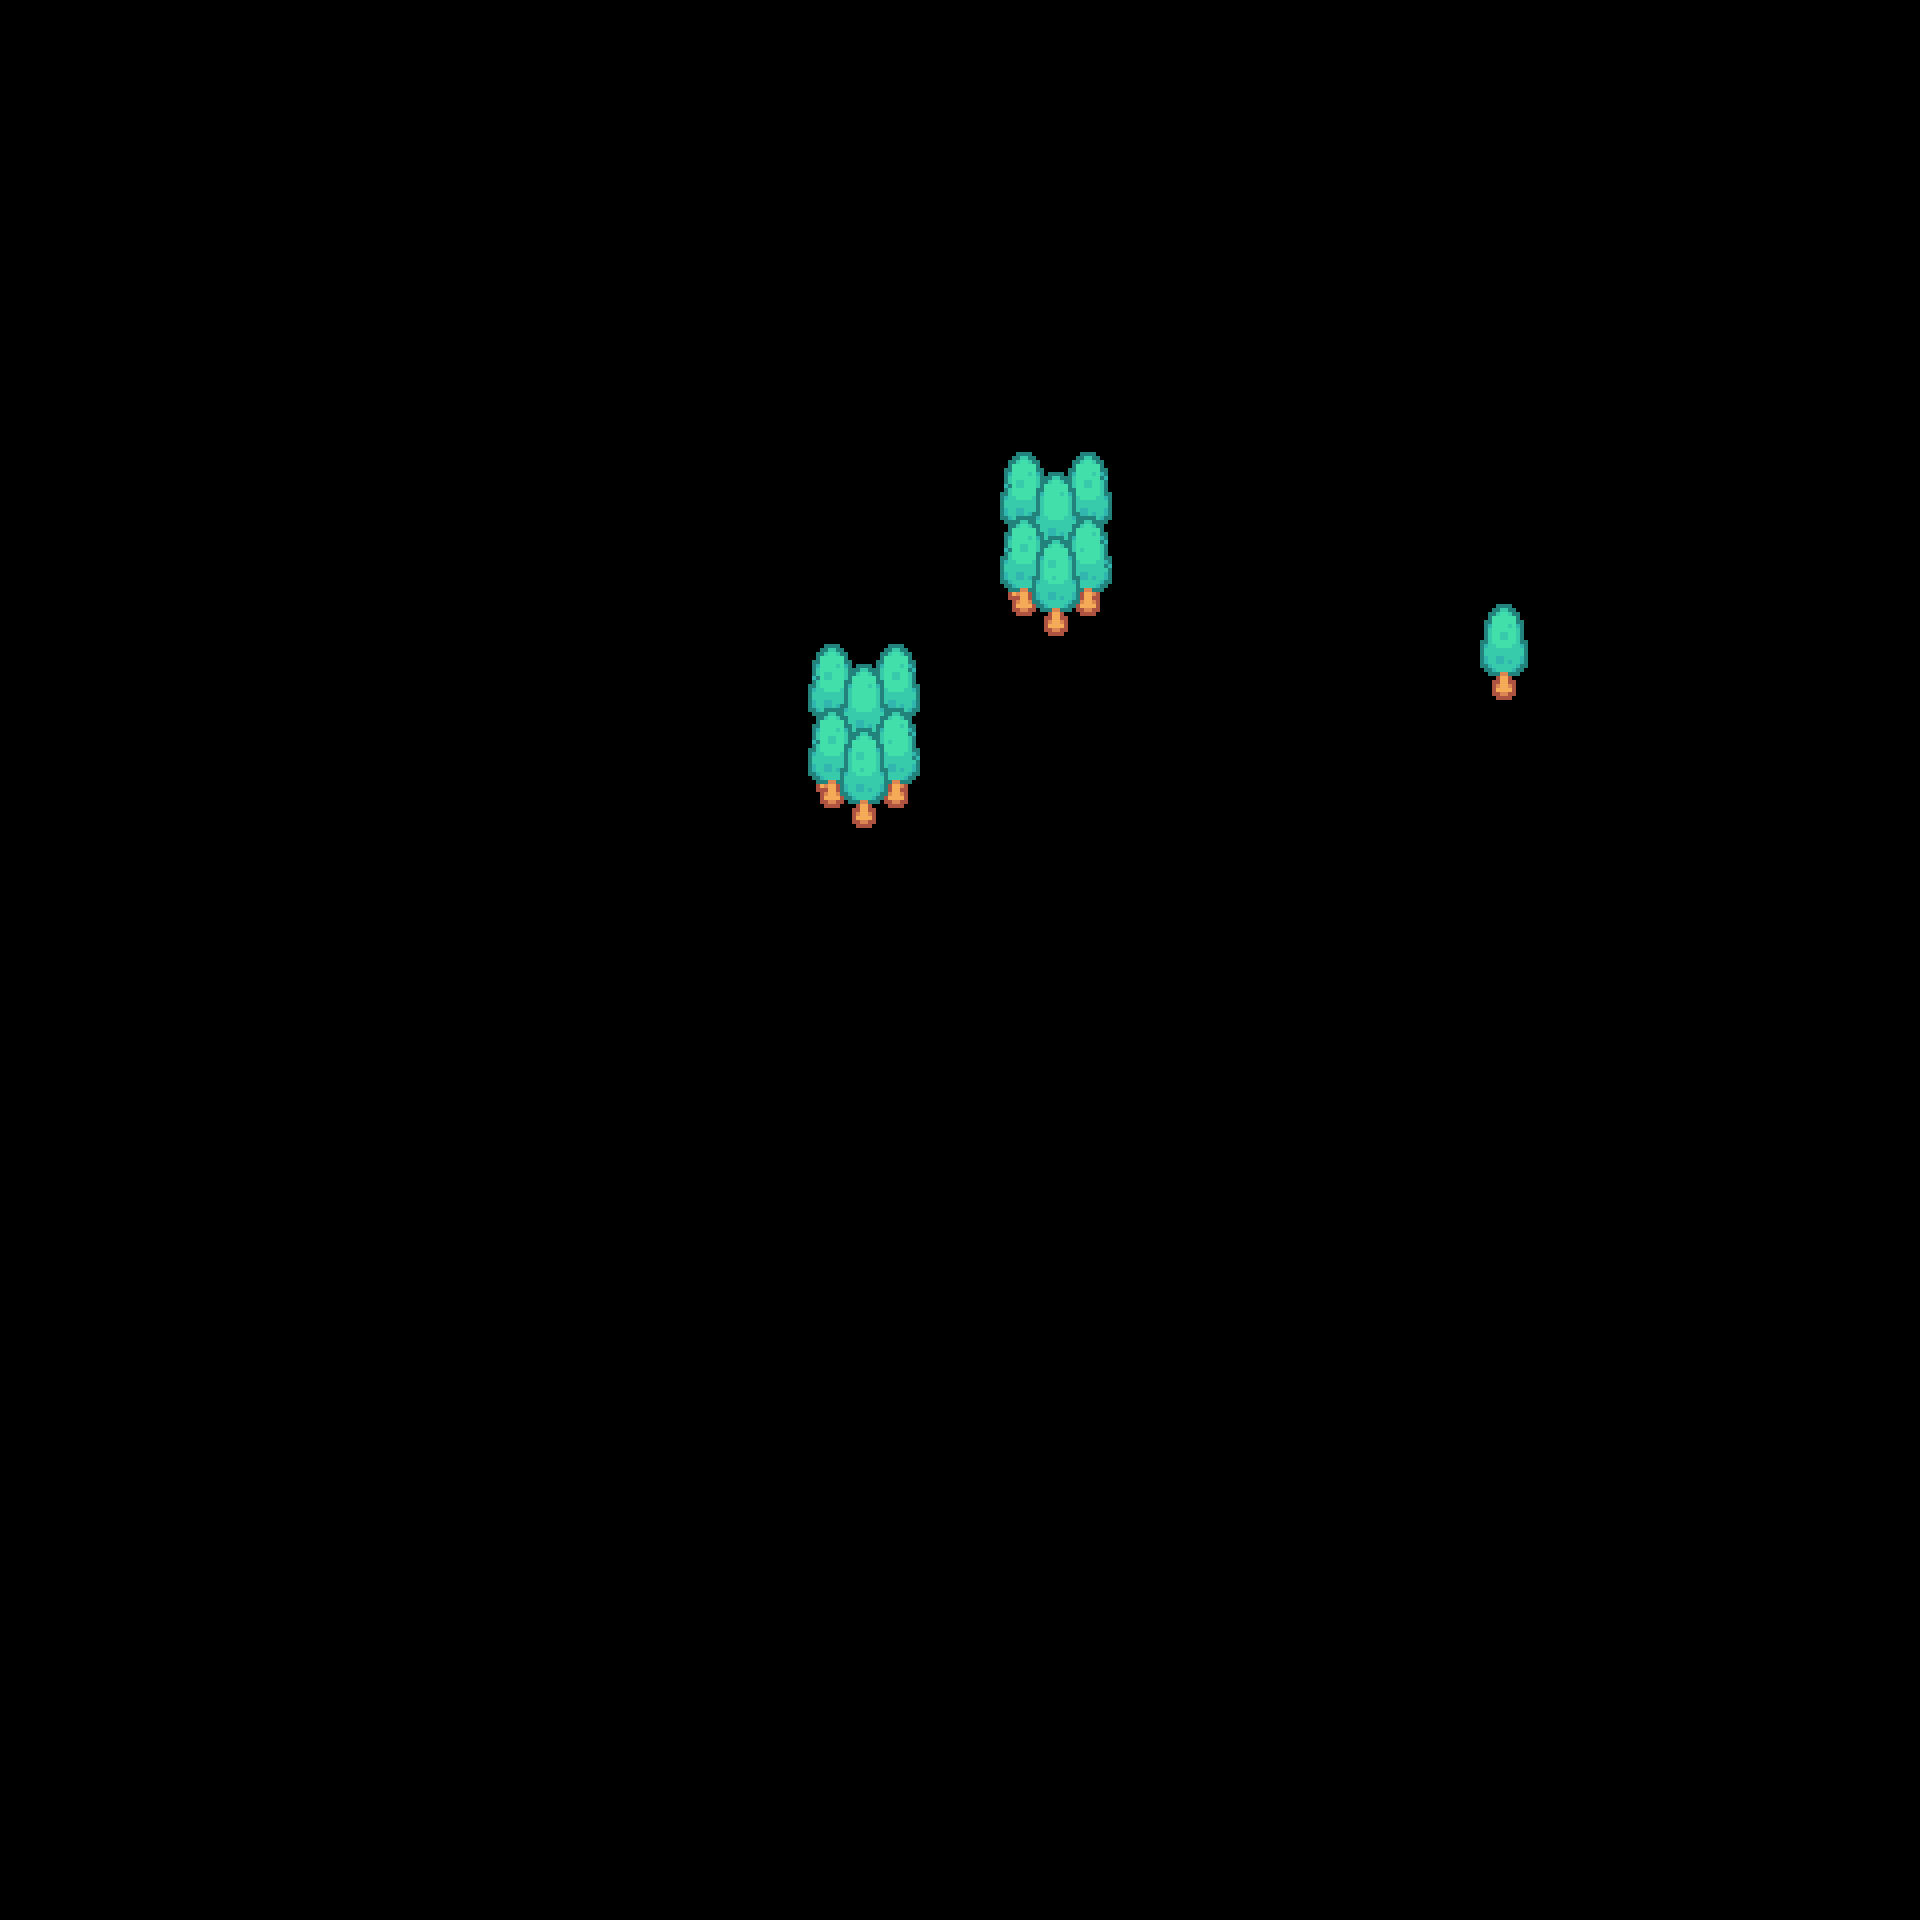

Rendered tile map (Tiled .tmx) drawn with the repository's tilesets; below, a short description and the full map source, tile grids included:
An orthogonal 30x30 tile map with 64x64 px tiles, 2 tile layers (Trees, Trees2), 1 hidden layer not drawn and 11 objects.

<map version="1.5" tiledversion="1.7.2" orientation="orthogonal" renderorder="right-down" width="30" height="30" tilewidth="64" tileheight="64" infinite="0" nextlayerid="9" nextobjectid="34">
 <editorsettings>
  <export target="testMap.lua" format="lua" />
 </editorsettings>
 <tileset firstgid="1" name="test-tiles" tilewidth="64" tileheight="64" tilecount="54" columns="9">
  <image source="tileset.png" width="576" height="384" />
 </tileset>
 <layer id="1" name="Ground" width="30" height="30" visible="0">
  <data encoding="csv">
23,23,23,23,23,23,23,23,23,23,23,23,23,23,23,23,23,23,23,23,23,23,23,23,23,23,23,23,23,23,
13,14,14,14,14,14,14,14,14,14,14,14,14,14,14,14,14,14,14,14,14,14,14,14,14,14,14,14,14,15,
13,14,14,14,14,14,14,14,14,14,14,14,14,14,14,14,14,14,14,14,14,14,14,14,14,14,14,14,14,15,
13,14,11,11,11,11,11,11,11,11,11,11,11,11,11,11,11,11,11,11,14,14,11,11,11,11,11,11,14,15,
13,14,11,11,11,11,11,11,11,11,11,11,11,11,11,11,11,11,11,11,14,14,11,11,11,11,11,11,14,15,
29,29,29,29,29,29,29,29,29,29,29,29,29,29,29,29,29,29,29,29,38,38,29,29,29,29,29,29,29,29,
38,38,38,38,38,38,38,38,38,38,38,38,38,38,38,38,38,38,38,38,38,38,38,38,38,38,38,38,38,38,
47,47,47,47,47,47,47,47,47,47,47,47,47,47,47,47,47,47,47,47,38,38,47,47,47,47,47,47,47,47,
13,14,11,11,11,11,11,11,11,11,11,11,11,11,11,11,11,11,11,11,14,14,11,11,11,11,11,11,14,15,
13,14,11,11,11,11,11,11,11,11,11,11,11,11,11,11,11,11,11,11,14,14,11,11,11,11,11,11,14,15,
13,14,11,11,11,11,11,11,11,11,11,11,11,11,11,11,11,11,11,11,14,14,11,11,11,11,11,11,14,15,
13,14,11,11,11,11,11,11,11,11,11,11,11,11,11,11,11,11,11,11,14,14,11,11,11,11,11,11,14,15,
13,14,11,11,11,11,11,11,11,11,11,11,11,11,11,11,11,11,11,11,14,14,11,11,11,11,11,11,14,15,
13,14,14,14,14,14,14,14,14,14,14,14,14,14,14,14,14,14,14,14,14,14,14,14,14,14,14,14,14,15,
13,14,14,14,14,14,14,14,14,14,14,14,14,14,14,14,14,14,14,14,14,14,14,14,14,14,14,14,14,15,
13,14,11,11,11,11,11,11,11,11,11,11,11,11,11,11,11,14,14,11,11,11,11,11,11,11,11,11,14,15,
13,14,11,11,11,11,11,11,11,11,11,11,11,11,11,11,11,14,14,11,11,11,11,11,11,11,11,11,14,15,
13,14,11,11,11,11,11,11,11,11,11,11,11,11,11,11,11,14,14,11,11,11,11,11,11,11,11,11,14,15,
13,14,11,11,11,11,11,11,11,11,11,11,11,11,11,11,11,14,14,11,11,11,11,11,11,11,11,11,14,15,
13,14,11,11,11,11,11,11,11,11,11,11,11,11,11,11,11,14,14,11,11,11,11,11,11,11,11,11,14,15,
13,14,11,11,11,11,11,11,11,11,11,11,11,11,11,11,11,14,14,11,11,11,11,11,11,11,11,11,14,15,
13,14,11,11,11,11,11,11,11,11,11,11,11,11,11,11,11,14,14,11,11,11,11,11,11,11,11,11,14,15,
13,14,11,11,11,11,11,11,11,11,11,11,11,11,11,11,11,14,14,11,11,11,11,11,11,11,11,11,14,15,
13,14,11,11,11,11,11,11,11,11,11,11,11,11,11,11,11,14,14,11,11,11,11,11,11,11,11,11,14,15,
13,14,11,11,11,11,11,11,11,11,11,11,11,11,11,11,11,14,14,11,11,11,11,11,11,11,11,11,14,15,
13,14,11,11,11,11,11,11,11,11,11,11,11,11,11,11,11,14,14,11,11,11,11,11,11,11,11,11,14,15,
13,14,11,11,11,11,11,11,11,11,11,11,11,11,11,11,11,14,14,11,11,11,11,11,11,11,11,11,14,15,
13,14,11,11,11,11,11,11,11,11,11,11,11,11,11,11,11,14,14,11,11,11,11,11,11,11,11,11,14,15,
13,14,14,14,14,14,14,14,14,14,14,14,14,14,14,14,14,14,14,14,14,14,14,14,14,14,14,14,14,15,
22,23,23,23,23,23,23,23,23,23,23,23,23,23,23,23,23,23,23,23,23,23,23,23,23,23,23,23,23,24
</data>
 </layer>
 <layer id="7" name="Trees" width="30" height="30">
  <data encoding="csv">
0,0,0,0,0,0,0,0,0,0,0,0,0,0,0,0,0,0,0,0,0,0,0,0,0,0,0,0,0,0,
0,0,0,0,0,0,0,0,0,0,0,0,0,0,0,0,0,0,0,0,0,0,0,0,0,0,0,0,0,0,
0,0,0,0,0,0,0,0,0,0,0,0,0,0,0,0,0,0,0,0,0,0,0,0,0,0,0,0,0,0,
0,0,0,0,0,0,0,0,0,0,0,0,0,0,0,0,0,0,0,0,0,0,0,0,0,0,0,0,0,0,
0,0,0,0,0,0,0,0,0,0,0,0,0,0,0,0,0,0,0,0,0,0,0,0,0,0,0,0,0,0,
0,0,0,0,0,0,0,0,0,0,0,0,0,0,0,0,0,0,0,0,0,0,0,0,0,0,0,0,0,0,
0,0,0,0,0,0,0,0,0,0,0,0,0,0,0,0,0,0,0,0,0,0,0,0,0,0,0,0,0,0,
0,0,0,0,0,0,0,0,0,0,0,0,0,0,0,0,0,0,0,0,0,0,0,0,0,0,0,0,0,0,
0,0,0,0,0,0,0,0,0,0,0,0,0,0,0,42,43,44,0,0,0,0,0,0,0,0,0,0,0,0,
0,0,0,0,0,0,0,0,0,0,0,0,0,0,0,51,52,53,0,0,0,0,0,0,0,0,0,0,0,0,
0,0,0,0,0,0,0,0,0,0,0,0,0,0,0,0,0,0,0,0,0,0,0,41,0,0,0,0,0,0,
0,0,0,0,0,0,0,0,0,0,0,0,42,43,44,0,0,0,0,0,0,0,0,0,0,0,0,0,0,0,
0,0,0,0,0,0,0,0,0,0,0,0,51,52,53,0,0,0,0,0,0,0,0,0,0,0,0,0,0,0,
0,0,0,0,0,0,0,0,0,0,0,0,0,0,0,0,0,0,0,0,0,0,0,0,0,0,0,0,0,0,
0,0,0,0,0,0,0,0,0,0,0,0,0,0,0,0,0,0,0,0,0,0,0,0,0,0,0,0,0,0,
0,0,0,0,0,0,0,0,0,0,0,0,0,0,0,0,0,0,0,0,0,0,0,0,0,0,0,0,0,0,
0,0,0,0,0,0,0,0,0,0,0,0,0,0,0,0,0,0,0,0,0,0,0,0,0,0,0,0,0,0,
0,0,0,0,0,0,0,0,0,0,0,0,0,0,0,0,0,0,0,0,0,0,0,0,0,0,0,0,0,0,
0,0,0,0,0,0,0,0,0,0,0,0,0,0,0,0,0,0,0,0,0,0,0,0,0,0,0,0,0,0,
0,0,0,0,0,0,0,0,0,0,0,0,0,0,0,0,0,0,0,0,0,0,0,0,0,0,0,0,0,0,
0,0,0,0,0,0,0,0,0,0,0,0,0,0,0,0,0,0,0,0,0,0,0,0,0,0,0,0,0,0,
0,0,0,0,0,0,0,0,0,0,0,0,0,0,0,0,0,0,0,0,0,0,0,0,0,0,0,0,0,0,
0,0,0,0,0,0,0,0,0,0,0,0,0,0,0,0,0,0,0,0,0,0,0,0,0,0,0,0,0,0,
0,0,0,0,0,0,0,0,0,0,0,0,0,0,0,0,0,0,0,0,0,0,0,0,0,0,0,0,0,0,
0,0,0,0,0,0,0,0,0,0,0,0,0,0,0,0,0,0,0,0,0,0,0,0,0,0,0,0,0,0,
0,0,0,0,0,0,0,0,0,0,0,0,0,0,0,0,0,0,0,0,0,0,0,0,0,0,0,0,0,0,
0,0,0,0,0,0,0,0,0,0,0,0,0,0,0,0,0,0,0,0,0,0,0,0,0,0,0,0,0,0,
0,0,0,0,0,0,0,0,0,0,0,0,0,0,0,0,0,0,0,0,0,0,0,0,0,0,0,0,0,0,
0,0,0,0,0,0,0,0,0,0,0,0,0,0,0,0,0,0,0,0,0,0,0,0,0,0,0,0,0,0,
0,0,0,0,0,0,0,0,0,0,0,0,0,0,0,0,0,0,0,0,0,0,0,0,0,0,0,0,0,0
</data>
 </layer>
 <layer id="8" name="Trees2" width="30" height="30">
  <data encoding="csv">
0,0,0,0,0,0,0,0,0,0,0,0,0,0,0,0,0,0,0,0,0,0,0,0,0,0,0,0,0,0,
0,0,0,0,0,0,0,0,0,0,0,0,0,0,0,0,0,0,0,0,0,0,0,0,0,0,0,0,0,0,
0,0,0,0,0,0,0,0,0,0,0,0,0,0,0,0,0,0,0,0,0,0,0,0,0,0,0,0,0,0,
0,0,0,0,0,0,0,0,0,0,0,0,0,0,0,0,0,0,0,0,0,0,0,0,0,0,0,0,0,0,
0,0,0,0,0,0,0,0,0,0,0,0,0,0,0,0,0,0,0,0,0,0,0,0,0,0,0,0,0,0,
0,0,0,0,0,0,0,0,0,0,0,0,0,0,0,0,0,0,0,0,0,0,0,0,0,0,0,0,0,0,
0,0,0,0,0,0,0,0,0,0,0,0,0,0,0,0,0,0,0,0,0,0,0,0,0,0,0,0,0,0,
0,0,0,0,0,0,0,0,0,0,0,0,0,0,0,33,34,35,0,0,0,0,0,0,0,0,0,0,0,0,
0,0,0,0,0,0,0,0,0,0,0,0,0,0,0,0,0,0,0,0,0,0,0,0,0,0,0,0,0,0,
0,0,0,0,0,0,0,0,0,0,0,0,0,0,0,0,0,0,0,0,0,0,0,32,0,0,0,0,0,0,
0,0,0,0,0,0,0,0,0,0,0,0,33,34,35,0,0,0,0,0,0,0,0,0,0,0,0,0,0,0,
0,0,0,0,0,0,0,0,0,0,0,0,0,0,0,0,0,0,0,0,0,0,0,0,0,0,0,0,0,0,
0,0,0,0,0,0,0,0,0,0,0,0,0,0,0,0,0,0,0,0,0,0,0,0,0,0,0,0,0,0,
0,0,0,0,0,0,0,0,0,0,0,0,0,0,0,0,0,0,0,0,0,0,0,0,0,0,0,0,0,0,
0,0,0,0,0,0,0,0,0,0,0,0,0,0,0,0,0,0,0,0,0,0,0,0,0,0,0,0,0,0,
0,0,0,0,0,0,0,0,0,0,0,0,0,0,0,0,0,0,0,0,0,0,0,0,0,0,0,0,0,0,
0,0,0,0,0,0,0,0,0,0,0,0,0,0,0,0,0,0,0,0,0,0,0,0,0,0,0,0,0,0,
0,0,0,0,0,0,0,0,0,0,0,0,0,0,0,0,0,0,0,0,0,0,0,0,0,0,0,0,0,0,
0,0,0,0,0,0,0,0,0,0,0,0,0,0,0,0,0,0,0,0,0,0,0,0,0,0,0,0,0,0,
0,0,0,0,0,0,0,0,0,0,0,0,0,0,0,0,0,0,0,0,0,0,0,0,0,0,0,0,0,0,
0,0,0,0,0,0,0,0,0,0,0,0,0,0,0,0,0,0,0,0,0,0,0,0,0,0,0,0,0,0,
0,0,0,0,0,0,0,0,0,0,0,0,0,0,0,0,0,0,0,0,0,0,0,0,0,0,0,0,0,0,
0,0,0,0,0,0,0,0,0,0,0,0,0,0,0,0,0,0,0,0,0,0,0,0,0,0,0,0,0,0,
0,0,0,0,0,0,0,0,0,0,0,0,0,0,0,0,0,0,0,0,0,0,0,0,0,0,0,0,0,0,
0,0,0,0,0,0,0,0,0,0,0,0,0,0,0,0,0,0,0,0,0,0,0,0,0,0,0,0,0,0,
0,0,0,0,0,0,0,0,0,0,0,0,0,0,0,0,0,0,0,0,0,0,0,0,0,0,0,0,0,0,
0,0,0,0,0,0,0,0,0,0,0,0,0,0,0,0,0,0,0,0,0,0,0,0,0,0,0,0,0,0,
0,0,0,0,0,0,0,0,0,0,0,0,0,0,0,0,0,0,0,0,0,0,0,0,0,0,0,0,0,0,
0,0,0,0,0,0,0,0,0,0,0,0,0,0,0,0,0,0,0,0,0,0,0,0,0,0,0,0,0,0,
0,0,0,0,0,0,0,0,0,0,0,0,0,0,0,0,0,0,0,0,0,0,0,0,0,0,0,0,0,0
</data>
 </layer>
 <objectgroup id="5" name="Walls">
  <object id="4" x="64" y="0" width="1792" height="64" />
  <object id="5" x="0" y="64" width="64" height="1856" />
  <object id="6" x="1856" y="64" width="64" height="1792" />
  <object id="7" x="64" y="1856" width="1792" height="64" />
  <object id="8" x="128" y="320" width="1152" height="16" />
  <object id="9" x="1408" y="320" width="448" height="16" />
  <object id="10" x="1408" y="496" width="448" height="16" />
  <object id="11" x="64" y="496" width="1216" height="16" />
  <object id="29" x="1472" y="637" width="64" height="19" />
  <object id="31" x="1008" y="512" width="96" height="81" />
  <object id="33" x="815" y="703" width="96" height="81" />
 </objectgroup>
</map>
